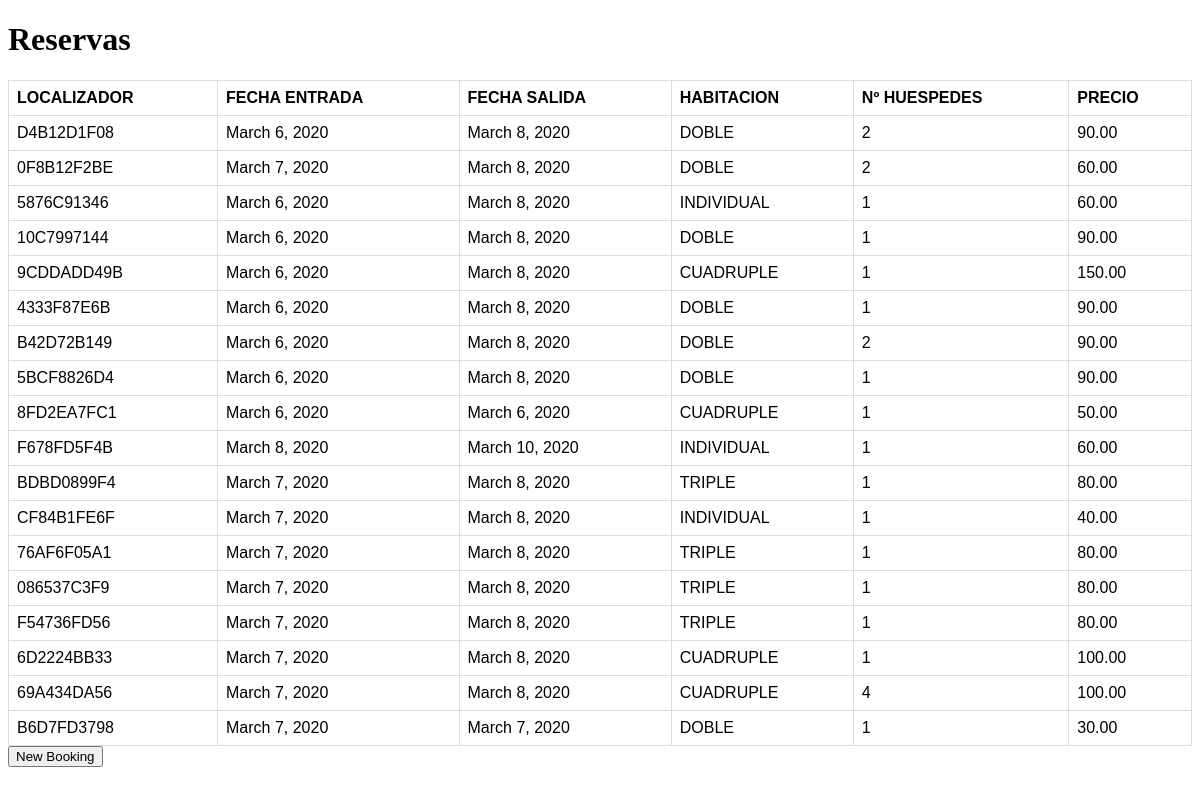
The app's page /bookings/, older data.
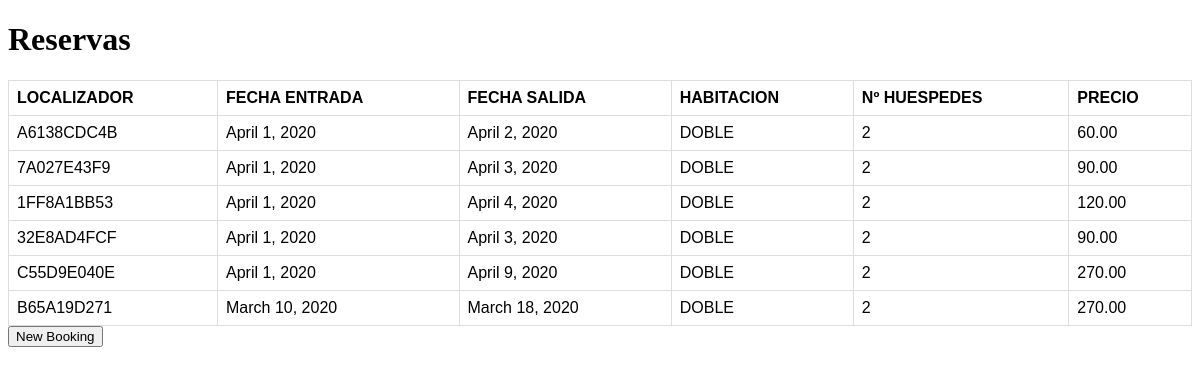
The same page, newer data.
### bookings/models.py (models this page shows, shortened)
class Booking(models.Model):
    entry_date     = models.DateField()
    departure_date = models.DateField()
    room_type      = models.ForeignKey(RoomType, on_delete=models.CASCADE, related_name='bookings')
    number_guests  = models.IntegerField()
    guest_info     = models.ForeignKey(Guest, on_delete=models.PROTECT)
    total_price    = models.DecimalField(max_digits=12, decimal_places=2)
    locator        = models.CharField(max_length=10, unique=True)

class RoomType(models.Model):
    room_type     = models.CharField(max_length=15, choices=ROOM_TYPE_CHOICES)
    price         = models.DecimalField(max_digits=12, decimal_places=2)
    capacity      = models.IntegerField()
    total_rooms   = models.IntegerField()
    def __str__(self):
        return self.room_type

### bookings/views.py (the view)
# urls.py: path('', BookingsView.as_view(), name='index'),
class BookingsView(View):
    template_name = "bookings/index.html"
    def get_bookings(self):
        return Booking.objects.all()
    def get(self, request, *args, **kwargs):
        context  = {"booking_list": self.get_bookings()}
        return render(request, self.template_name, context)

### bookings/templates/bookings/index.html
{% extends 'base.html' %}
{% block content %}
    <h1>Reservas</h1>
    {% if booking_list %}
    <table>
        <thead>
            <tr>
                <th>LOCALIZADOR</th>
                <th>FECHA ENTRADA</th>
                <th>FECHA SALIDA</th>
                <th>HABITACION</th>
                <th>Nº HUESPEDES</th>
                <th>PRECIO</th>
            </tr>
        </thead>
        <tbody>
        {% for booking in booking_list %}
            <tr>
                <td>{{booking.locator}}</td>
                <td>{{booking.entry_date}}</td>
                <td>{{booking.departure_date}}</td>
                <td>{{booking.room_type}}</td>
                <td>{{booking.number_guests}}</td>
                <td>{{booking.total_price}}</td>
            </tr>
        {% endfor %}
        </tbody>
    </table>
    {% else %}
    <h3>No bookings are active.</h3>
    {% endif %}
    <a href="{% url 'bookings:new-booking'%}"><button>New Booking</button></a>
{% endblock %}

### bookings/templates/base.html (shortened to what this page needs)
<!DOCTYPE html>
{% load static %}
<html>
    <head>
        <link rel="stylesheet" type="text/css" href="{% static 'css/app.css' %}">
        <link rel="stylesheet" href="//code.jquery.com/ui/1.12.1/themes/base/jquery-ui.css">
    </head>
    <body>
        {% block content %}
        {% endblock %}
    </body>
</html>

### bookings/static/css/app.css (style rules this page uses)
table { font-family: arial, sans-serif; border-collapse: collapse; width: 100%; }
td, th { border: 1px solid #dddddd; text-align: left; padding: 8px; }

Row changes from the older to the newer data that the page shows:
removed Booking: locator "D4B12D1F08", entry_date "March 6, 2020", departure_date "March 8, 2020", room_type "DOBLE", number_guests "2", total_price "90.00"
removed Booking: locator "0F8B12F2BE", entry_date "March 7, 2020", departure_date "March 8, 2020", room_type "DOBLE", number_guests "2", total_price "60.00"
removed Booking: locator "5876C91346", entry_date "March 6, 2020", departure_date "March 8, 2020", room_type "INDIVIDUAL", number_guests "1", total_price "60.00"
removed Booking: locator "10C7997144", entry_date "March 6, 2020", departure_date "March 8, 2020", room_type "DOBLE", number_guests "1", total_price "90.00"
removed Booking: locator "9CDDADD49B", entry_date "March 6, 2020", departure_date "March 8, 2020", room_type "CUADRUPLE", number_guests "1", total_price "150.00"
removed Booking: locator "4333F87E6B", entry_date "March 6, 2020", departure_date "March 8, 2020", room_type "DOBLE", number_guests "1", total_price "90.00"
removed Booking: locator "B42D72B149", entry_date "March 6, 2020", departure_date "March 8, 2020", room_type "DOBLE", number_guests "2", total_price "90.00"
removed Booking: locator "5BCF8826D4", entry_date "March 6, 2020", departure_date "March 8, 2020", room_type "DOBLE", number_guests "1", total_price "90.00"
removed Booking: locator "8FD2EA7FC1", entry_date "March 6, 2020", departure_date "March 6, 2020", room_type "CUADRUPLE", number_guests "1", total_price "50.00"
removed Booking: locator "F678FD5F4B", entry_date "March 8, 2020", departure_date "March 10, 2020", room_type "INDIVIDUAL", number_guests "1", total_price "60.00"
removed Booking: locator "BDBD0899F4", entry_date "March 7, 2020", departure_date "March 8, 2020", room_type "TRIPLE", number_guests "1", total_price "80.00"
removed Booking: locator "CF84B1FE6F", entry_date "March 7, 2020", departure_date "March 8, 2020", room_type "INDIVIDUAL", number_guests "1", total_price "40.00"
removed Booking: locator "76AF6F05A1", entry_date "March 7, 2020", departure_date "March 8, 2020", room_type "TRIPLE", number_guests "1", total_price "80.00"
removed Booking: locator "086537C3F9", entry_date "March 7, 2020", departure_date "March 8, 2020", room_type "TRIPLE", number_guests "1", total_price "80.00"
removed Booking: locator "F54736FD56", entry_date "March 7, 2020", departure_date "March 8, 2020", room_type "TRIPLE", number_guests "1", total_price "80.00"
removed Booking: locator "6D2224BB33", entry_date "March 7, 2020", departure_date "March 8, 2020", room_type "CUADRUPLE", number_guests "1", total_price "100.00"
removed Booking: locator "69A434DA56", entry_date "March 7, 2020", departure_date "March 8, 2020", room_type "CUADRUPLE", number_guests "4", total_price "100.00"
removed Booking: locator "B6D7FD3798", entry_date "March 7, 2020", departure_date "March 7, 2020", room_type "DOBLE", number_guests "1", total_price "30.00"
added Booking: locator "A6138CDC4B", entry_date "April 1, 2020", departure_date "April 2, 2020", room_type "DOBLE", number_guests "2", total_price "60.00"
added Booking: locator "7A027E43F9", entry_date "April 1, 2020", departure_date "April 3, 2020", room_type "DOBLE", number_guests "2", total_price "90.00"
added Booking: locator "1FF8A1BB53", entry_date "April 1, 2020", departure_date "April 4, 2020", room_type "DOBLE", number_guests "2", total_price "120.00"
added Booking: locator "32E8AD4FCF", entry_date "April 1, 2020", departure_date "April 3, 2020", room_type "DOBLE", number_guests "2", total_price "90.00"
added Booking: locator "C55D9E040E", entry_date "April 1, 2020", departure_date "April 9, 2020", room_type "DOBLE", number_guests "2", total_price "270.00"
added Booking: locator "B65A19D271", entry_date "March 10, 2020", departure_date "March 18, 2020", room_type "DOBLE", number_guests "2", total_price "270.00"
